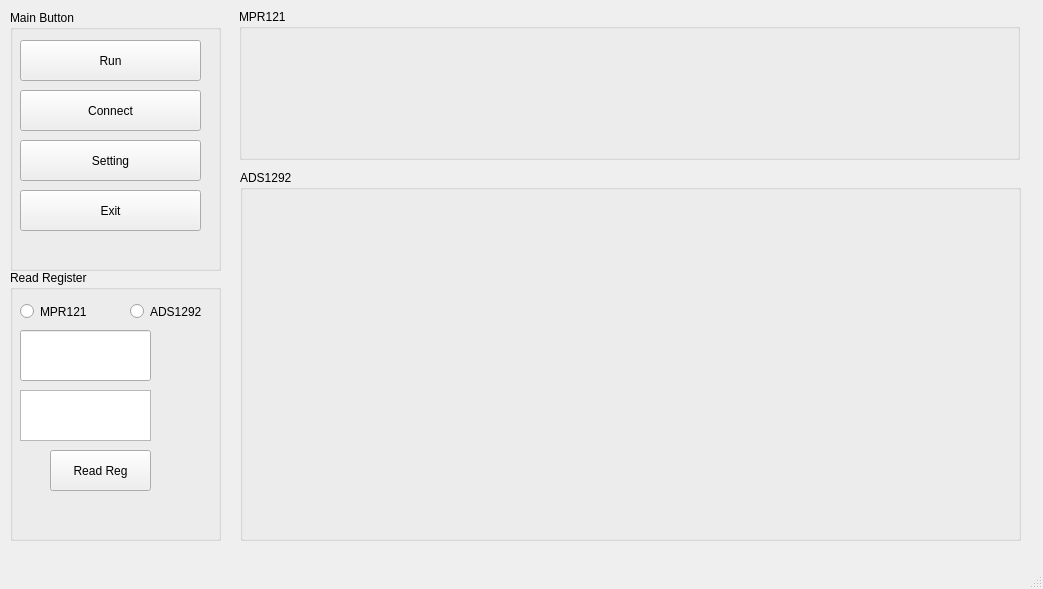
<?xml version="1.0" encoding="UTF-8"?>
<ui version="4.0">
 <class>MainWindow</class>
 <widget class="QMainWindow" name="MainWindow">
  <property name="geometry">
   <rect>
    <x>0</x>
    <y>0</y>
    <width>1043</width>
    <height>589</height>
   </rect>
  </property>
  <property name="windowTitle">
   <string>MainWindow</string>
  </property>
  <widget class="QWidget" name="centralwidget">
   <widget class="QGroupBox" name="groupBox">
    <property name="geometry">
     <rect>
      <x>10</x>
      <y>10</y>
      <width>211</width>
      <height>261</height>
     </rect>
    </property>
    <property name="title">
     <string>Main Button</string>
    </property>
    <widget class="QPushButton" name="runPB">
     <property name="geometry">
      <rect>
       <x>10</x>
       <y>30</y>
       <width>181</width>
       <height>41</height>
      </rect>
     </property>
     <property name="text">
      <string>Run</string>
     </property>
    </widget>
    <widget class="QPushButton" name="connectPB">
     <property name="geometry">
      <rect>
       <x>10</x>
       <y>80</y>
       <width>181</width>
       <height>41</height>
      </rect>
     </property>
     <property name="text">
      <string>Connect</string>
     </property>
    </widget>
    <widget class="QPushButton" name="settingPB">
     <property name="geometry">
      <rect>
       <x>10</x>
       <y>130</y>
       <width>181</width>
       <height>41</height>
      </rect>
     </property>
     <property name="text">
      <string>Setting</string>
     </property>
    </widget>
    <widget class="QPushButton" name="exitPB">
     <property name="geometry">
      <rect>
       <x>10</x>
       <y>180</y>
       <width>181</width>
       <height>41</height>
      </rect>
     </property>
     <property name="text">
      <string>Exit</string>
     </property>
    </widget>
   </widget>
   <widget class="QGroupBox" name="groupBox_2">
    <property name="geometry">
     <rect>
      <x>10</x>
      <y>270</y>
      <width>211</width>
      <height>271</height>
     </rect>
    </property>
    <property name="title">
     <string>Read Register</string>
    </property>
    <widget class="QRadioButton" name="MPR121_RB">
     <property name="geometry">
      <rect>
       <x>10</x>
       <y>30</y>
       <width>112</width>
       <height>23</height>
      </rect>
     </property>
     <property name="text">
      <string>MPR121</string>
     </property>
    </widget>
    <widget class="QRadioButton" name="ADS1292_RB">
     <property name="geometry">
      <rect>
       <x>120</x>
       <y>30</y>
       <width>112</width>
       <height>23</height>
      </rect>
     </property>
     <property name="text">
      <string>ADS1292</string>
     </property>
    </widget>
    <widget class="QLineEdit" name="reg_addr_read">
     <property name="geometry">
      <rect>
       <x>10</x>
       <y>60</y>
       <width>131</width>
       <height>51</height>
      </rect>
     </property>
    </widget>
    <widget class="QTextBrowser" name="reg_value_read">
     <property name="geometry">
      <rect>
       <x>10</x>
       <y>120</y>
       <width>131</width>
       <height>51</height>
      </rect>
     </property>
    </widget>
    <widget class="QPushButton" name="readRegPB">
     <property name="geometry">
      <rect>
       <x>40</x>
       <y>180</y>
       <width>101</width>
       <height>41</height>
      </rect>
     </property>
     <property name="text">
      <string>Read Reg</string>
     </property>
    </widget>
   </widget>
   <widget class="QGroupBox" name="groupBox_3">
    <property name="geometry">
     <rect>
      <x>239</x>
      <y>9</y>
      <width>781</width>
      <height>151</height>
     </rect>
    </property>
    <property name="title">
     <string>MPR121</string>
    </property>
    <widget class="QWidget" name="gridLayoutWidget">
     <property name="geometry">
      <rect>
       <x>10</x>
       <y>29</y>
       <width>761</width>
       <height>111</height>
      </rect>
     </property>
     <layout class="QGridLayout" name="gridLayout"/>
    </widget>
   </widget>
   <widget class="QGroupBox" name="groupBox_4">
    <property name="geometry">
     <rect>
      <x>240</x>
      <y>170</y>
      <width>781</width>
      <height>371</height>
     </rect>
    </property>
    <property name="title">
     <string>ADS1292</string>
    </property>
    <widget class="QWidget" name="gridLayoutWidget_2">
     <property name="geometry">
      <rect>
       <x>10</x>
       <y>29</y>
       <width>761</width>
       <height>331</height>
      </rect>
     </property>
     <layout class="QGridLayout" name="gridLayout_2"/>
    </widget>
   </widget>
  </widget>
  <widget class="QMenuBar" name="menubar">
   <property name="geometry">
    <rect>
     <x>0</x>
     <y>0</y>
     <width>1043</width>
     <height>22</height>
    </rect>
   </property>
  </widget>
  <widget class="QStatusBar" name="statusbar"/>
 </widget>
 <resources/>
 <connections/>
</ui>
